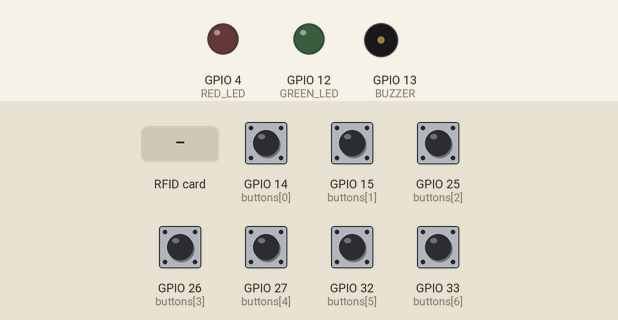
Bench run of a sketch on a simulated ESP32. Shown: output pins drawn as LEDs (lit = HIGH), buzzer (waves = sounding, pin HIGH). The inputs (shaded band) are chosen by the test bench; at power-on: GPIO 14 (buttons[0]), GPIO 15 (buttons[1]), GPIO 25 (buttons[2]), GPIO 26 (buttons[3]), GPIO 27 (buttons[4]), GPIO 32 (buttons[5]), GPIO 33 (buttons[6]) HIGH. WiFi joins after 1.5 s; servers stay silent unless stated; uploads are accepted with an empty reply; what the sketch prints to the serial monitor is not drawn.

Above: at 2.7 s.
2.8 s: GPIO 14 (buttons[0]) pulled LOW for 0.15 s
At 2.95 s:
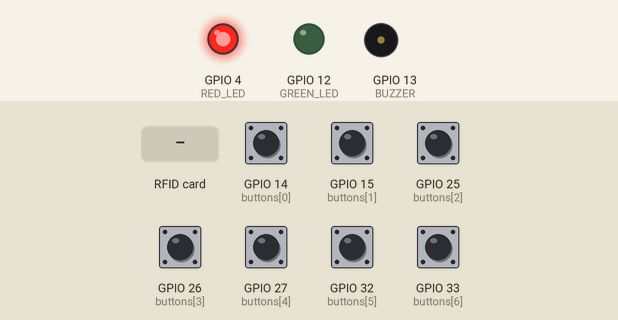
4.5 s: RFID card 5E 7A 19 C4 held to the reader
Timing chart, 0 to 7.5 s (numbered marks = the images above; inputs shaded):
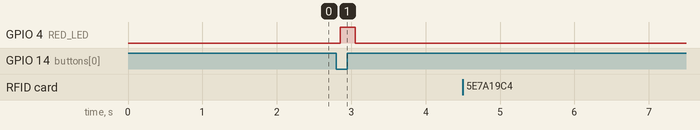

The sketch:

esp32_01_rfid_13btns.ino
```cpp
#include <WiFi.h>
#include <HTTPClient.h>
#include <SPI.h>
#include <MFRC522.h>
#include <ArduinoJson.h>

#define WIFI_SSID "SLT-Fiber-BHPf8-2.4G_EXT"
#define WIFI_PASSWORD "Bluetex@5724"

#define VERIFY_URL "http://192.168.1.185:3000/verify-rfid"
#define LOG_URL "http://192.168.1.185:3000/machine-done"

#define ESP_ID "ESP32_1"
#define COLUMN_NO 1

#define SS_PIN 5
#define RST_PIN 22

#define RED_LED 4
#define GREEN_LED 12
#define BUZZER 13

// Safe button pins only
int buttons[] = {14, 15, 25, 26, 27, 32, 33};
int totalButtons = 7;
bool buttonState[7];

MFRC522 rfid(SS_PIN, RST_PIN);

bool employeeVerified = false;
int employeeId = 0;
String currentUID = "";

void setup() {
  Serial.begin(115200);

  for (int i = 0; i < totalButtons; i++) {
    pinMode(buttons[i], INPUT_PULLUP);
    buttonState[i] = HIGH;
  }

  pinMode(RED_LED, OUTPUT);
  pinMode(GREEN_LED, OUTPUT);
  pinMode(BUZZER, OUTPUT);

  digitalWrite(RED_LED, LOW);
  digitalWrite(GREEN_LED, LOW);
  digitalWrite(BUZZER, LOW);

  SPI.begin(18, 19, 23, SS_PIN);
  rfid.PCD_Init();

  WiFi.begin(WIFI_SSID, WIFI_PASSWORD);
  Serial.print("Connecting WiFi");

  while (WiFi.status() != WL_CONNECTED) {
    delay(500);
    Serial.print(".");
  }

  Serial.println("\nReady - Scan RFID");
}

void beep() {
  digitalWrite(BUZZER, HIGH);
  delay(150);
  digitalWrite(BUZZER, LOW);
}

String readUID() {
  String uid = "";

  for (byte i = 0; i < rfid.uid.size; i++) {
    uid += String(rfid.uid.uidByte[i], HEX);
    if (i < rfid.uid.size - 1) uid += " ";
  }

  uid.toUpperCase();
  return uid;
}

void verifyRFID(String uid) {
  HTTPClient http;
  http.begin(VERIFY_URL);
  http.addHeader("Content-Type", "application/json");

  String body = "{\"rfid_uid\":\"" + uid + "\"}";
  int res = http.POST(body);
  String payload = http.getString();

  Serial.println("RFID: " + uid);
  Serial.println(payload);

  if (res == 200) {
    DynamicJsonDocument doc(512);
    deserializeJson(doc, payload);

    if (doc["success"] == true) {
      employeeVerified = true;
      employeeId = doc["employee_id"];
      currentUID = uid;

      digitalWrite(GREEN_LED, HIGH);
      beep();

      Serial.println("Employee verified");
    } else {
      employeeVerified = false;
      digitalWrite(GREEN_LED, LOW);
      Serial.println("Invalid card");
    }
  }

  http.end();
}

void sendLog(int machineNo) {
  if (!employeeVerified) {
    Serial.println("Scan RFID first!");

    digitalWrite(RED_LED, HIGH);
    delay(200);
    digitalWrite(RED_LED, LOW);

    return;
  }

  HTTPClient http;
  http.begin(LOG_URL);
  http.addHeader("Content-Type", "application/json");

  String json = "{";
  json += "\"esp_id\":\"" + String(ESP_ID) + "\",";
  json += "\"employee_id\":" + String(employeeId) + ",";
  json += "\"rfid_uid\":\"" + currentUID + "\",";
  json += "\"column\":" + String(COLUMN_NO) + ",";
  json += "\"machine\":" + String(machineNo);
  json += "}";

  int res = http.POST(json);

  Serial.println(json);
  Serial.print("Log response: ");
  Serial.println(res);

  http.end();

  if (res > 0) {
    beep();
    digitalWrite(GREEN_LED, LOW);

    employeeVerified = false;
    employeeId = 0;
    currentUID = "";

    Serial.println("Log saved. Scan next RFID.");
  }
}

void loop() {
  if (rfid.PICC_IsNewCardPresent() && rfid.PICC_ReadCardSerial()) {
    String uid = readUID();
    verifyRFID(uid);
    rfid.PICC_HaltA();
    delay(500);
  }

  for (int i = 0; i < totalButtons; i++) {
    int state = digitalRead(buttons[i]);

    if (state == LOW && buttonState[i] == HIGH) {
      Serial.print("Machine ");
      Serial.println(i + 1);

      sendLog(i + 1);
      buttonState[i] = LOW;
    }

    if (state == HIGH) {
      buttonState[i] = HIGH;
    }
  }

  delay(50);
}
```

Measured:
- after the input at 2.8 s, GPIO 4 (RED_LED): LOW → HIGH after 0.06 s, → LOW 0.20 s later
- after the input at 4.5 s, every drawn part: stays the same
